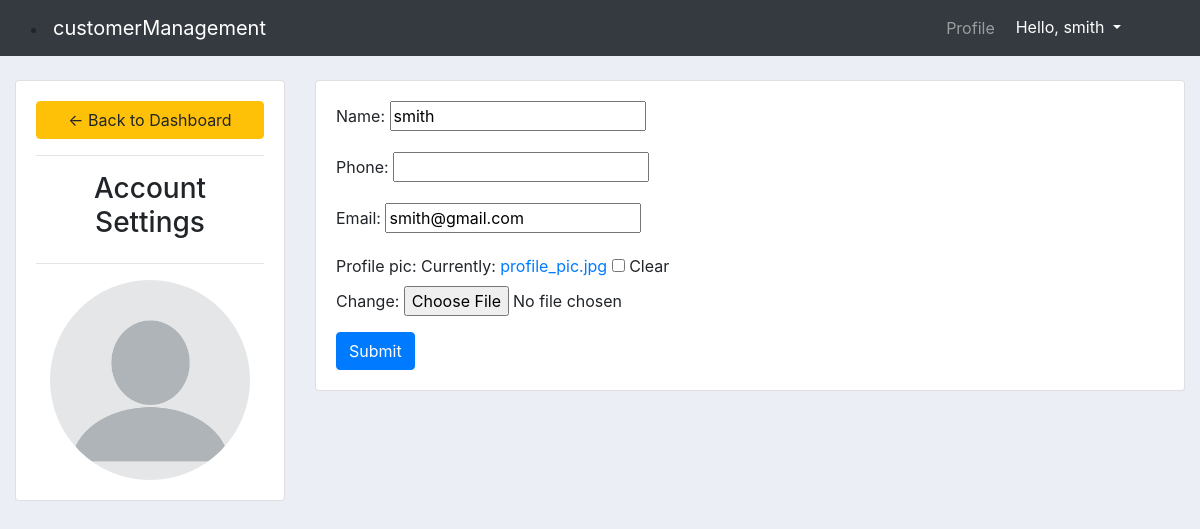
/account (signed in), run on an earlier commit of the app's database.
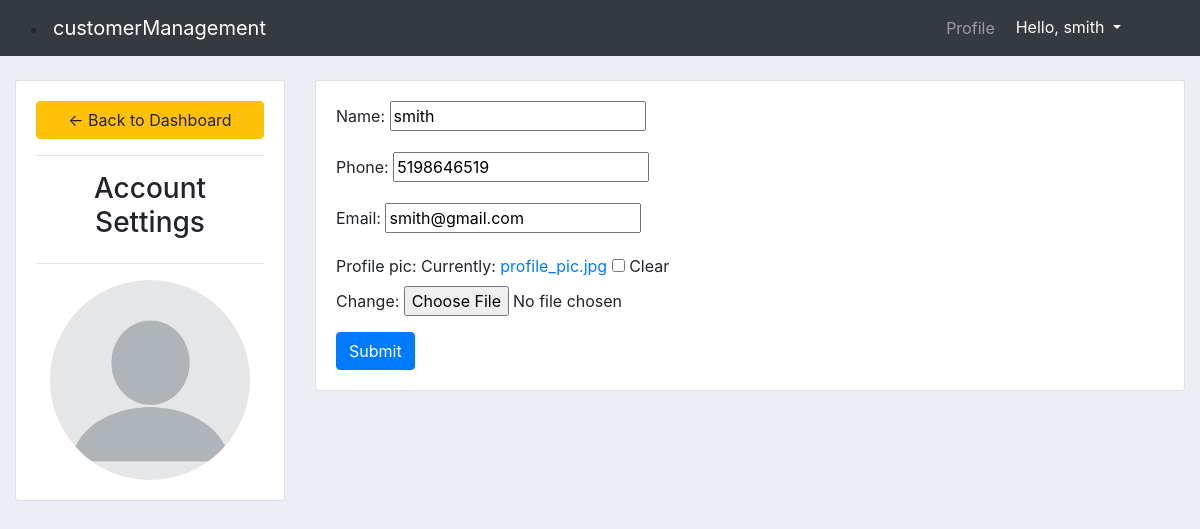
And on a later commit of the database.
### accounts/models.py (models this page shows, shortened)
class Customer(models.Model):
    user = models.OneToOneField(User, null=True, blank=True, on_delete=models.CASCADE)
    name = models.CharField(max_length=200, null=True)
    phone = models.CharField(max_length=200, null=True)
    email = models.EmailField(null=True)
    profile_pic = models.ImageField(default="profile_pic.jpg",null=True, blank=True)
    date_created = models.DateTimeField(auto_now_add=True)

### accounts/decorators.py (the view)
        def wrapper_func(request, *args, **kwargs):
            group = None
            if request.user.groups.exists():
                group = request.user.groups.all()[0].name
            if group in allowed_roles:
                return view_func(request, *args, **kwargs)
            else:
                return HttpResponse('You are not authorized to view this page')

### accounts/forms.py
class CustomerForm(ModelForm):
    class Meta:
        model = Customer
        fields = '__all__'
        exclude = ['user']

### accounts/views.py (called while the page is built)
@login_required(login_url="loginuser")
@allowed_users(allowed_roles=['customer'])
def accountSettings(request):
    customer = request.user.customer
    form = CustomerForm(instance=customer)
    if request.method == 'POST':
        form = CustomerForm(request.POST, request.FILES, instance=customer)
        if form.is_valid():
            form.save()
    context = {
        'form':form,
    }
    return render(request, 'accounts/account_settings.html',context)

### accounts/templates/accounts/account_settings.html (shortened to what this page needs)
{%  extends 'accounts/main.html' %}
{% load static %}
{% block content %}
<br>
<div class="row">
	<div class="col-md-3">
		<div class="card card-body">
			<a class="btn btn-warning" href="{% url 'home' %}"> &#8592; Back to Dashboard</a>
			<hr>
			<h3 style="text-align: center">Account Settings</h3>
			<hr>
			<img class="profile-pic" src="{{request.user.customer.profile_pic.url}}" >
		</div>
	</div>
	<div class="col-md-9">
		<div class="card card-body">
			<form method="POST" action="" enctype="multipart/form-data">
				{{form.as_p}}
			<input class="btn btn-primary" type="submit" name="Update Information">
			</form>
		</div>
	</div>
</div>
{% endblock %}

What changed in the data, as far as the page shows it:
changed Customer "smith": phone (not shown) → "5198646519"
